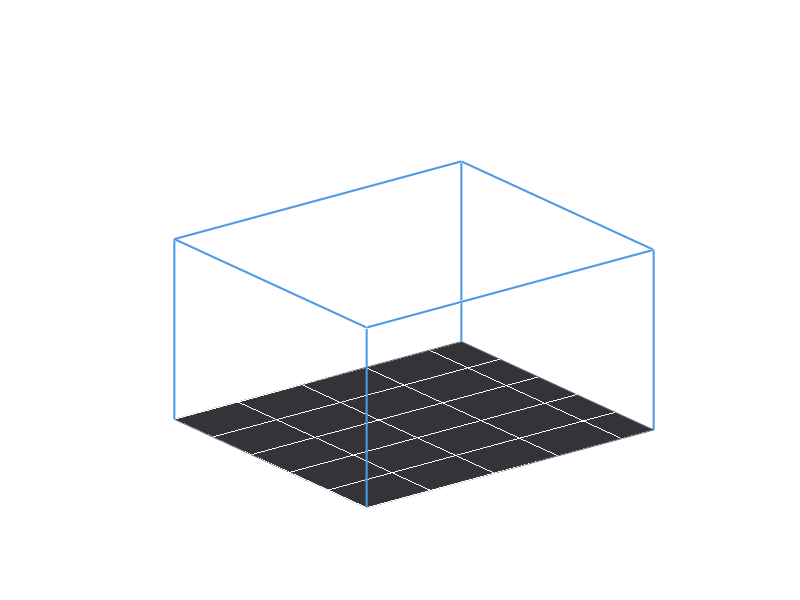

Recreate this plot in MATLAB. (Note: this script raises an error after producing the figure.)


clear; 
clc; 
close all;


fig1 = figure('Name', '1. Full Scale Industrial Plant Layout', ...
    'NumberTitle', 'off', 'Color', [0.08 0.08 0.12], 'Position', [30 50 900 600]);

ax1 = axes('Parent', fig1, 'Color', [0.05 0.05 0.08], 'XColor', 'w', 'YColor', 'w', 'ZColor', 'w');
hold(ax1, 'on'); grid(ax1, 'on'); view(ax1, [-35 25]);
title(ax1, 'PYRO-CELL INDUSTRIAL PLANT 3D LAYOUT (FOOTPRINT: 45m x 25m)', 'Color', 'w', 'FontSize', 11);
xlabel(ax1, 'Length (m)'); ylabel(ax1, 'Width (m)'); zlabel(ax1, 'Height (m)');
xlim(ax1, [-5 50]); ylim(ax1, [-5 30]); zlim(ax1, [0 12]);


fill3(ax1, [0 45 45 0], [0 0 25 25], [0 0 0 0], [0.2 0.2 0.22], 'EdgeColor', [0.4 0.4 0.5]);

plot3(ax1, [0 45 45 0 0], [0 0 25 25 0], [8 8 8 8 8], 'Color', [0.3 0.6 0.9], 'LineWidth', 1.5);
for xw = [0 45], for yw = [0 25], plot3(ax1, [xw xw], [yw yw], [0 8], 'Color', [0.3 0.6 0.9], 'LineWidth', 1.5); end; end

% ===== ETAPA 1: recepcion y centrifugado =====
draw_box(ax1, 1, 2, 0, 6, 10, 3, [0.1 0.4 0.5], 'Stage 1: Intake & Centrifuges');

% PV array que alimenta la Etapa 1 (8.3 kWp ~ 45 m2, PYRO_CELL.md v2)
[Xpv, Ypv] = meshgrid(1.5:1.3:6.5, 15.5:1.8:22);
for k = 1:numel(Xpv)
    patch(ax1, Xpv(k)+[0 1 1 0], Ypv(k)+[0 0 1.3 1.3], [2.2 2.6 2.2 1.8], [0.15 0.25 0.55], 'EdgeColor', [0.4 0.6 0.9]);
end
text(ax1, 4, 15.5, 1.6, 'PV 8.3 kWp (Etapa 1)', 'Color', [0.5 0.7 1], 'FontWeight', 'bold', 'FontSize', 7, 'HorizontalAlignment', 'center');

% ===== ETAPA 2: invernadero pasivo (35 m2) + colectores termicos (89.4 m2), separados =====
draw_box(ax1, 10, 2, 0, 5, 7, 3.5, [0.15 0.5 0.2], 'Invernadero pasivo, 35 m2');
[Xm, Ym] = meshgrid(10.3:0.6:14.7, 2.3:0.6:8.7);
plot3(ax1, Xm(:), Ym(:), ones(numel(Xm), 1)*3.5, '.', 'Color', [0.5 0.9 0.4], 'MarkerSize', 5);

draw_box(ax1, 10, 12, 0, 10, 9, 2, [0.5 0.35 0.1], 'Colectores termicos, 89.4 m2');
[Xt, Yt] = meshgrid(10.6:1.1:19.4, 12.6:1.1:20.4);
plot3(ax1, Xt(:), Yt(:), ones(numel(Xt), 1)*2, 'o', 'Color', [1 0.7 0.2], 'MarkerSize', 3, 'MarkerFaceColor', [1 0.7 0.2]);

% ===== ETAPA 3: reactor de pirolisis (400-600C, diseno 500C) + campo CSP =====
[xc, yc, zc] = cylinder(1, 20);
% Radio 1.5 m (diametro 3 m) y altura 6 m son ilustrativos: no hay calculo de
% ingenieria del volumen/tiempo de residencia del reactor todavia en el proyecto.
surf(ax1, xc*1.5 + 25, yc*1.5 + 6, zc*6 + 2, 'FaceColor', [0.8 0.3 0.1], 'EdgeColor', 'none');
text(ax1, 25, 6, 10.3, 'Stage 3: Reactor (400-600C, diseno 500C)', 'Color', [1 0.5 0.2], 'FontWeight', 'bold', 'FontSize', 7, 'HorizontalAlignment', 'center');

draw_box(ax1, 23, 14, 0, 10, 8, 0.3, [0.2 0.2 0.3], 'Campo CSP (ilustrativo, sin dimensionar)');
for cx = 24:2:32
    plot3(ax1, [cx cx], [14.5 21.5], [1.5 1.5], 'Color', [0.7 0.85 1], 'LineWidth', 1.5);
end

% ===== ETAPA 4: banco de filtros de biochar (agua, ver salvedad de lixiviacion) =====
filter_positions_y = [3, 8, 13, 18];
for i = 1:length(filter_positions_y)
    fy = filter_positions_y(i);
    [xf, yf, zf] = cylinder(0.8, 20);
    surf(ax1, xf*1 + 38, yf*1 + fy, zf*4, 'FaceColor', [0.2 0.7 0.9], 'EdgeColor', 'none');
    plot3(ax1, [33 38], [8 fy], [2 2], 'Color', [0.8 0.8 0.8], 'LineWidth', 1.5);
end
text(ax1, 38, 21, 5, 'Stage 4: Biochar Filter Bank (agua)', 'Color', [0.3 0.8 1], 'FontWeight', 'bold', 'FontSize', 7, 'HorizontalAlignment', 'center');
text(ax1, 38, 21, 4.2, 'requiere prueba de lixiviacion antes de operar', 'Color', [0.9 0.6 0.5], 'FontSize', 6, 'HorizontalAlignment', 'center');

% Ciclo de regeneracion termica: filtro saturado vuelve al reactor (linea punteada)
plot3(ax1, [38 25], [1.5 3], [4.5 8], 'Color', [1 0.85 0.3], 'LineWidth', 1.5, 'LineStyle', '--');
text(ax1, 31.5, -2, 6, 'Regeneracion termica (600-800C)', 'Color', [1 0.85 0.3], 'FontSize', 6, 'HorizontalAlignment', 'center');

% ===== Bodega de colchon de reserva sellada (16.5 t, ~82.7 m3) =====
draw_box(ax1, 36, 20, 0, 6, 4.5, 3, [0.3 0.3 0.35], 'Bodega colchon (16.5 t)');

% ===== Leyenda fija en 2D (no rota con la camara, evita que las etiquetas 3D se amontonen) =====
leyenda = sprintf(['1. Recepcion y centrifugado (8.3 kWp, PV)\n' ...
    '2. Arreglo fotovoltaico Etapa 1\n' ...
    '3. Invernadero pasivo, 35 m2\n' ...
    '4. Colectores termicos, 89.4 m2\n' ...
    '5. Reactor de pirolisis, 400-600C (diseno 500C)\n' ...
    '6. Campo CSP (ilustrativo, sin dimensionar)\n' ...
    '7. Banco de filtros de biochar -- requiere\n' ...
    '    prueba de lixiviacion antes de operar\n' ...
    '8. Bodega colchon sellada, 16.5 t\n' ...
    '- - -  Ciclo de regeneracion termica (600-800C)']);
annotation(fig1, 'textbox', [0.01 0.08 0.27 0.42], 'String', leyenda, ...
    'Color', 'w', 'FontSize', 8, 'BackgroundColor', [0.12 0.12 0.16], ...
    'EdgeColor', [0.4 0.4 0.5], 'FitBoxToText', 'off', 'Interpreter', 'none');


camlight(ax1, 'headlight'); lighting(ax1, 'gouraud');


fig2 = figure('Name', '2. Biochar Filter & Final Product Model', ...
    'NumberTitle', 'off', 'Color', [0.1 0.1 0.12], 'Position', [400 50 600 600]);

ax2 = axes('Parent', fig2, 'Color', [0.05 0.05 0.08], 'XColor', 'w', 'YColor', 'w', 'ZColor', 'w');
hold(ax2, 'on'); grid(ax2, 'on'); view(ax2, [25 20]);
title(ax2, '3D BIOCHAR ACTIVATED FILTER VESSEL & DISCHARGE', 'Color', 'w', 'FontSize', 11);
xlabel(ax2, 'X (m)'); ylabel(ax2, 'Y (m)'); zlabel(ax2, 'Height (m)');
xlim(ax2, [-2.5 2.5]); ylim(ax2, [-2.5 2.5]); zlim(ax2, [0 5]);

[xv, yv, zv] = cylinder(1.2, 30);
surf(ax2, xv, yv, zv*3 + 1, 'FaceColor', [0.3 0.5 0.7], 'FaceAlpha', 0.35, 'EdgeColor', [0.5 0.7 0.9]);

[xb, yb, zb] = cylinder(1.15, 30);
surf(ax2, xb, yb, zb*2 + 1.2, 'FaceColor', [0.12 0.12 0.15], 'EdgeColor', 'none');
text(ax2, 0, 0, 2.2, {'ACTIVATED BIOCHAR', 'FILTER MEDIA BED'}, 'Color', 'w', 'HorizontalAlignment', 'center', 'FontWeight', 'bold');

plot3(ax2, [0 0], [0 0], [4 4.8], 'LineWidth', 6, 'Color', [0.2 0.8 1]);
text(ax2, 0, 0, 4.9, 'FLUID INLET', 'Color', [0.2 0.8 1], 'HorizontalAlignment', 'center', 'FontWeight', 'bold');

num_granules = 120;
theta = rand(1, num_granules) * 2 * pi; r = rand(1, num_granules) * 0.8;
xp = r .* cos(theta); yp = r .* sin(theta); zp = rand(1, num_granules) * 0.8;
plot3(ax2, xp, yp, zp, 'k.', 'MarkerSize', 12);
text(ax2, 0, 0, 0.3, {'PURIFIED PRODUCT DISCHARGE'}, 'Color', [0.4 1 0.4], 'HorizontalAlignment', 'center', 'FontWeight', 'bold');

camlight(ax2, 'headlight'); lighting(ax2, 'gouraud');


fig3 = figure('Name', '3. Installation in Industrial Wastewater Plant', ...
    'NumberTitle', 'off', 'Color', [0.08 0.08 0.12], 'Position', [750 50 800 600]);

ax3 = axes('Parent', fig3, 'Color', [0.05 0.05 0.08], 'XColor', 'w', 'YColor', 'w', 'ZColor', 'w');
hold(ax3, 'on'); grid(ax3, 'on'); view(ax3, [-30 30]);
title(ax3, 'PYRO-CELL BIOCHAR FILTERS INSTALLED IN INDUSTRIAL WATER TREATMENT PLANT', 'Color', 'w', 'FontSize', 11);
xlabel(ax3, 'X (m)'); ylabel(ax3, 'Y (m)'); zlabel(ax3, 'Height (m)');
xlim(ax3, [-5 35]); ylim(ax3, [-5 25]); zlim(ax3, [0 10]);

fill3(ax3, [-5 35 35 -5], [-5 -5 25 25], [0 0 0 0], [0.18 0.18 0.2], 'EdgeColor', 'none');

[xt, yt, zt] = cylinder(4.0, 30);
surf(ax3, xt + 3, yt + 10, zt*3, 'FaceColor', [0.2 0.4 0.3], 'FaceAlpha', 0.8, 'EdgeColor', 'none');
text(ax3, 3, 10, 3.8, {'PRIMARY CLARIFIER', 'Wastewater Intake'}, 'Color', [0.5 1 0.6], 'FontWeight', 'bold', 'FontSize', 8, 'HorizontalAlignment', 'center');

filter_x = [15, 15, 15, 20, 20, 20];
filter_y = [5, 10, 15, 5, 10, 15];
for i = 1:length(filter_x)
    fx = filter_x(i); fy = filter_y(i);
    [xf, yf, zf] = cylinder(1.0, 20);
    surf(ax3, xf + fx, yf + fy, zf*4.5, 'FaceColor', [0.1 0.6 0.8], 'EdgeColor', 'none');

    rectangle(ax3, 'Position', [fx-1.2, fy-1.2, 2.4, 2.4], 'FaceColor', [0.3 0.3 0.35], 'EdgeColor', 'none');
end
text(ax3, 17.5, 10, 5.8, {'PYRO-CELL BIOCHAR FILTER MATRIX', '(Tertiary Adsorption Stage)'}, ...
    'Color', [0.3 0.9 1], 'FontWeight', 'bold', 'FontSize', 9, 'HorizontalAlignment', 'center');


draw_box(ax3, 27, 4, 0, 6, 12, 2.5, [0.1 0.4 0.7], 'Treated Water Storage Basin');


plot3(ax3, [3 15 15], [10 10 5], [2.5 2.5 4.5], 'LineWidth', 3, 'Color', [0.8 0.6 0.2]);

plot3(ax3, [20 27], [10 10], [1 1], 'LineWidth', 3.5, 'Color', [0.2 0.8 1]);

camlight(ax3, 'headlight'); lighting(ax3, 'gouraud');


function draw_box(ax, x, y, z, dx, dy, dz, color, label_text)
    vertices = [x y z; x+dx y z; x+dx y+dy z; x y+dy z; ...
                x y z+dz; x+dx y z+dz; x+dx y+dy z+dz; x y+dy z+dz];
    faces = [1 2 6 5; 2 3 7 6; 3 4 8 7; 4 1 5 8; 1 2 3 4; 5 6 7 8];
    patch('Parent', ax, 'Vertices', vertices, 'Faces', faces, ...
          'FaceColor', color, 'EdgeColor', 'w', 'FaceAlpha', 0.7);
    text(ax, x + dx/2, y + dy/2, z + dz + 0.8, label_text, ...
         'Color', 'w', 'FontWeight', 'bold', 'HorizontalAlignment', 'center', 'FontSize', 8);
end
